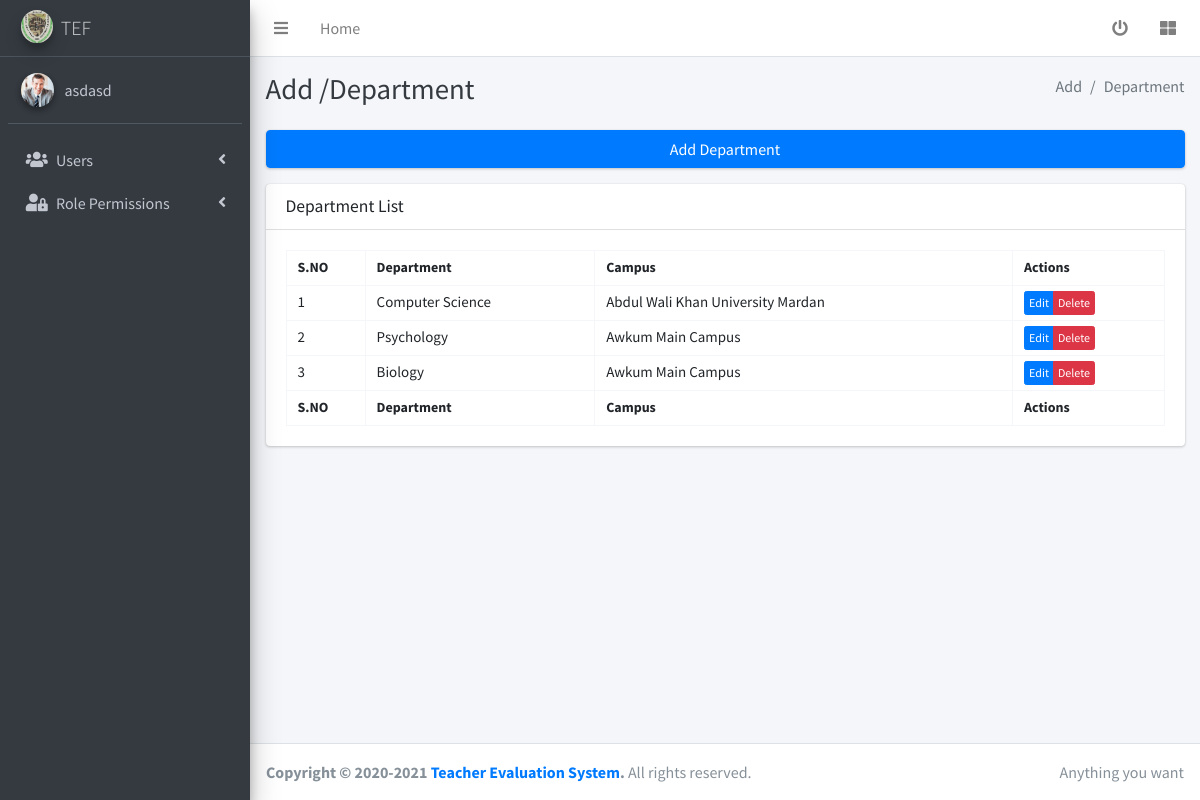
/modules/students/department.php (signed in), run on the app's committed database.
### tables this page shows
CREATE TABLE `department` (
  `srno` int(11) NOT NULL,
  `campus_id` int(11) DEFAULT NULL,
  `dept_name` varchar(100) DEFAULT NULL,
  `created_by` int(11) NOT NULL,
  `created_at` datetime NOT NULL,
  `updated_at` datetime NOT NULL
);

CREATE TABLE `campus` (
  `srno` int(11) NOT NULL,
  `campus` varchar(100) DEFAULT NULL,
  `city` varchar(30) DEFAULT NULL,
  `address` varchar(100) DEFAULT NULL,
  `created_by` int(11) NOT NULL,
  `created_at` datetime DEFAULT NULL,
  `updated_at` datetime NOT NULL
);

### modules/students/department.php (the view, shortened to what this page needs)
<?php include('../../config.php');?>
<!DOCTYPE html>
<html lang="en">
<head>
<?php include(INCLUDE_PATH.'/layouts/links.php');?>
<link rel="stylesheet" href="<?php echo BASE_URL; ?>assets/plugins/datatables-bs4/css/dataTables.bootstrap4.css">
<link rel="stylesheet" href="<?php echo BASE_URL; ?>assets/plugins/choosen/chosen.css">
</head>
<body class="hold-transition sidebar-mini">
<div class="wrapper">
<?php include(INCLUDE_PATH.'/layouts/navbar.php');?>
<?php include(INCLUDE_PATH.'/layouts/sidebar.php');?>
  <div class="content-wrapper">
    <div class="content-header">
      <div class="container-fluid">
        <div class="row mb-2">
          <div class="col-sm-6">
            <h1 class="m-0 text-dark">Add /Department</h1>
          </div>
          <div class="col-sm-6">
            <ol class="breadcrumb float-sm-right">
              <li class="breadcrumb-item active">Add</li>
              <li class="breadcrumb-item active">Department</li>
            </ol>
          </div>
        </div>
      </div>
    </div>
    <section class="content">
      <div class="container-fluid">
       <div class="row">
         <div class="col-12">
            <div class="card">
                   <div class="btn-group">
                        <button type="button" class="btn btn-primary createBtn" data-toggle="modal" data-target="#myModal">
                          Add Department
                        </button>
                    </div>
              </div>
         </div>
       </div>
       <div class="row">
         <div class="col-md-12 col-lg-12 col-sm-12">
          <div class="card">
            <div class="card-header">
              <h3 class="card-title">Department List</h3>
            </div>
            <div class="card-body">
              <table id="example1" class="w-100"  >
                <thead>
                <tr>
                  <th>S.NO</th>
                  <th>Department</th>
                  <th>Campus</th>
                  <th>Actions</th>
                </tr>
                </thead>
                <tbody id="list">
                    <?php
                    $c=1;
                    $get_users=mysqli_query($con,"SELECT campus.srno, campus.campus, department.srno as dept_id,department.dept_name
                       FROM department
                       INNER JOIN campus ON campus.srno=department.campus_id;");
                    while($rows=mysqli_fetch_array($get_users)){
                   ?>
                <tr>
                    <td><?php  echo $c++;?></td>
                    <td><?php  echo $rows['dept_name'];?></td>
                    <td><?php  echo $rows['campus'];?></td>
                   <td>
                    <form method="POST">
                    <div class="btn-group">
                    <button class="btn btn-primary btn-xs editBtn"  type="button" data-toggle="modal" data-target="#edituser" value="<?php echo $rows['dept_id'];?>" onclick="deptEdit(this.value)" id="editBtn">Edit
                    </button>
                    <button type="submit" name="deleteDept" class="btn btn-danger btn-xs deleteBtn"   value="<?php echo $rows['dept_id'];?>"  id="deleteBtn" onclick="return confirm('Are you sure?')">Delete
                    </button></div></form></td>
                </tr>
                <?php }?>
               </tbody>
                <tfoot>
                <tr>
                  <th>S.NO</th>
                  <th>Department</th>
                  <th>Campus</th>
                  <th>Actions</th>
                </tr>
                </tfoot>
              </table>
            </div>
          </div>
           </div>
        </div>
      </div>
    </section>
  </div>
<?php include(INCLUDE_PATH.'/layouts/footer.php');?>
</div>
</body>
</html>

### modules/students/department.php (style rules this page uses)
td,th,tr { height: 35px; border: 1px solid #f4f6f9; padding-left: 11px; }

### data on the page
department: dept_name "Computer Science", campus.campus "Abdul Wali Khan University Mardan", $rows['dept_id'] 18 (drawn)
department: dept_name "Psychology", campus.campus "Awkum Main Campus", $rows['dept_id'] 19 (drawn)
department: dept_name "Biology", campus.campus "Awkum Main Campus", $rows['dept_id'] 20 (drawn)

### other printed values
$_SESSION['user']['FNAME'] "asdasd"
